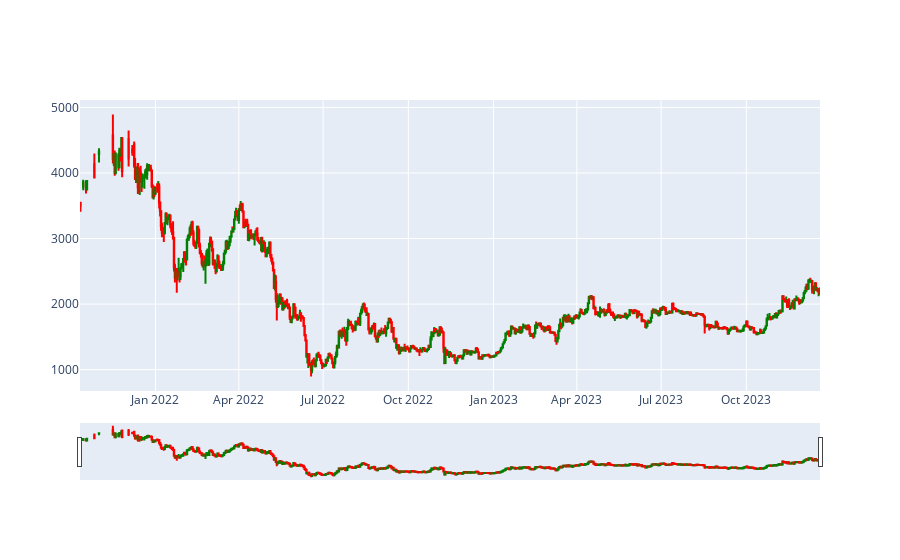

Source (notebook cell):
### Code cell
import plotly.graph_objects as go

figure = go.Figure(
    data = [
        go.Candlestick(
            x = merged.Date,
            low = merged.Low,
            high = merged.High,
            close = merged.Close,
            open = merged.Open,
            increasing_line_color = 'green',
            decreasing_line_color = 'red'
        )
    ]
)


figure.show()

### Figure 1 — Plotly figure (JSON) as saved in the notebook; plotly's stock layout.template omitted (floating-point values rounded to 4 significant figures; data arrays with more than 128 entries replaced by an {"elided": "..."} marker saying what was removed)
{"data": [{"close": {"elided": "753 float values"}, "decreasing": {"line": {"color": "red"}}, "high": {"elided": "753 float values"}, "increasing": {"line": {"color": "green"}}, "low": {"elided": "753 float values"}, "open": {"elided": "753 float values"}, "type": "candlestick", "x": {"elided": "753 str values"}}], "layout": {"autosize": true, "xaxis": {"autorange": true, "range": ["2021-10-11 12:00", "2023-12-19 12:00"], "rangeslider": {"autorange": true, "range": ["2021-10-11 12:00", "2023-12-19 12:00"], "yaxis": {"_template": null, "rangemode": "match"}}, "type": "date"}, "yaxis": {"autorange": true, "range": [674.1, 5114.0]}}}
